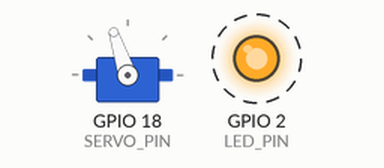
A sketch run on a simulated ESP32-S3. Shown: servo, output pins drawn as LEDs (lit = HIGH). Dashed ring = blinking. What the sketch prints to the serial monitor is not drawn.

Above: at 0.55 s.
Timing chart, 0 to 3.5 s (numbered marks = the images above):
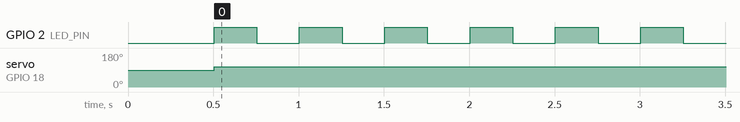

Measured:
- by itself, GPIO 2 (LED_PIN): alternates HIGH for 0.25 s and LOW for 0.25 s
- by itself, servo on GPIO 18 (SERVO_PIN): 90° → 108° at 0.50 s

The sketch:

servo_simple_lib.ino
```cpp
/**
 * Smart Launcher — Simple Servo Test (ESP32Servo library)
 * Board : Freenove ESP32-S3 WROOM
 * Core  : ESP32 Arduino core v3.x
 *
 * Uses the ESP32Servo library instead of raw ledcWrite.
 * This is the most reliable way to drive servos on ESP32-S3.
 *
 * INSTALL THE LIBRARY FIRST:
 *   Arduino IDE → Tools → Manage Libraries
 *   Search: "ESP32Servo" by Kevin Harrington / John K. Bennett
 *   Click Install
 *
 * Wiring:
 *   Servo signal (white/orange) → GPIO 18
 *   Servo power  (red)          → external 5V supply
 *   Servo ground (black/brown)  → external GND + ESP32 GND (common!)
 */

#include <ESP32Servo.h>

Servo myServo;

#define SERVO_PIN  18
#define LED_PIN     2

void setup() {
    Serial.begin(115200);
    delay(500);
    Serial.println("\n=== SERVO TEST (ESP32Servo lib) ===");

    pinMode(LED_PIN, OUTPUT);

    // Allocate timers for the library (required on ESP32)
    ESP32PWM::allocateTimer(0);
    ESP32PWM::allocateTimer(1);
    ESP32PWM::allocateTimer(2);
    ESP32PWM::allocateTimer(3);

    // Standard servo pulse range, 50 Hz
    myServo.setPeriodHertz(50);
    myServo.attach(SERVO_PIN, 500, 2500);   // min/max pulse in microseconds
    Serial.printf("[OK] Servo attached to GPIO %d\n", SERVO_PIN);

    // Drive forward for a continuous rotation servo
    // For CR servos: writeMicroseconds controls speed/direction
    myServo.writeMicroseconds(1700);
    Serial.println("[OK] Sent 1700us — servo should spin forward");
}

void loop() {
    // Keep commanding forward + blink so we know it's alive
    myServo.writeMicroseconds(1700);

    digitalWrite(LED_PIN, HIGH);
    delay(250);
    digitalWrite(LED_PIN, LOW);
    delay(250);

    Serial.println("[RUN] forward 1700us");
}
```
